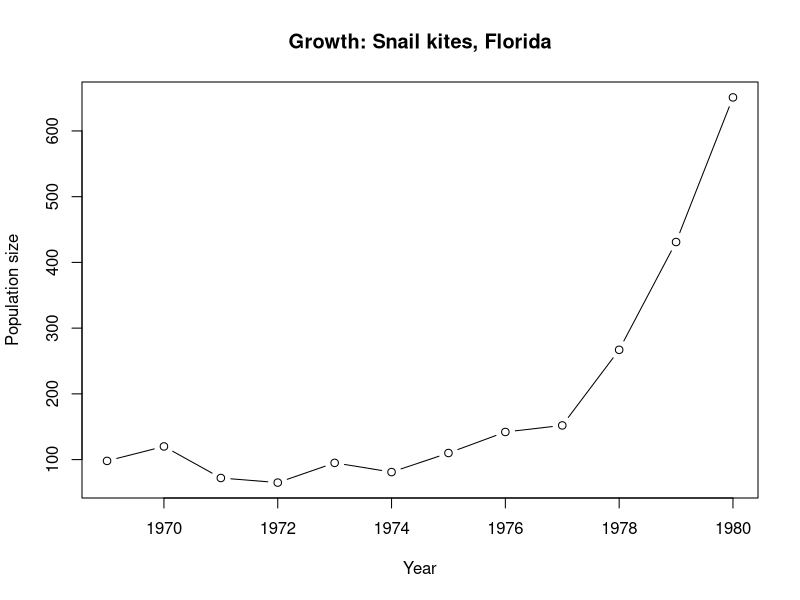
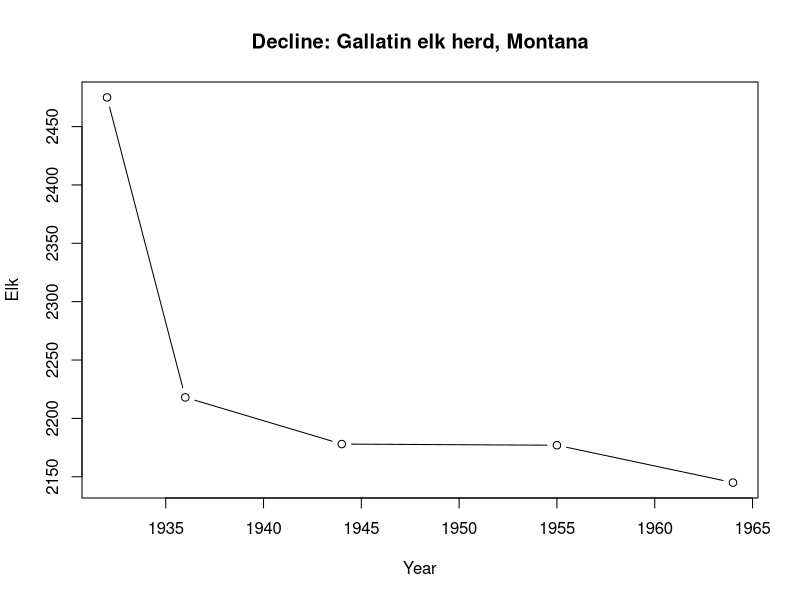
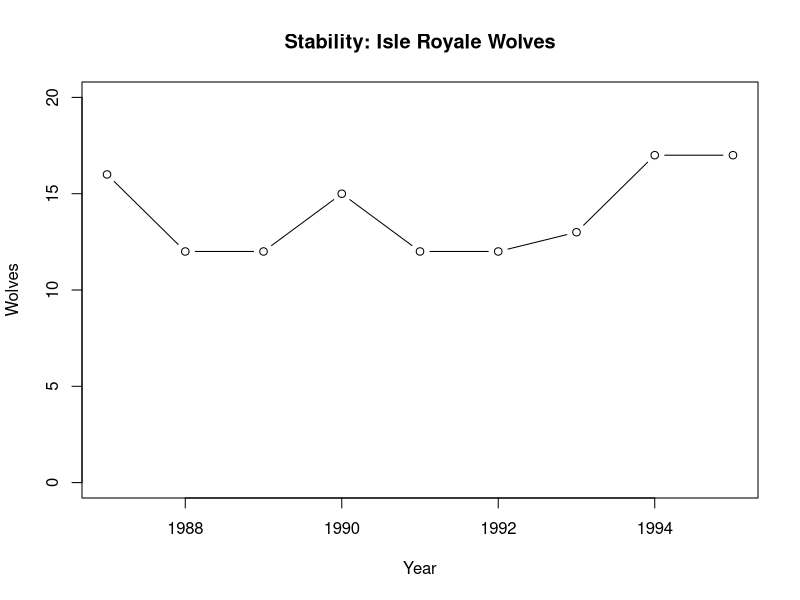
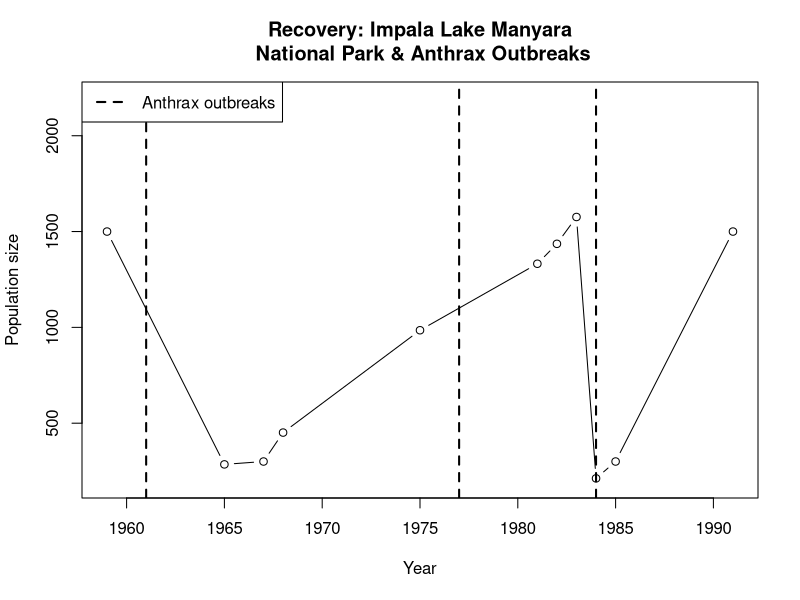
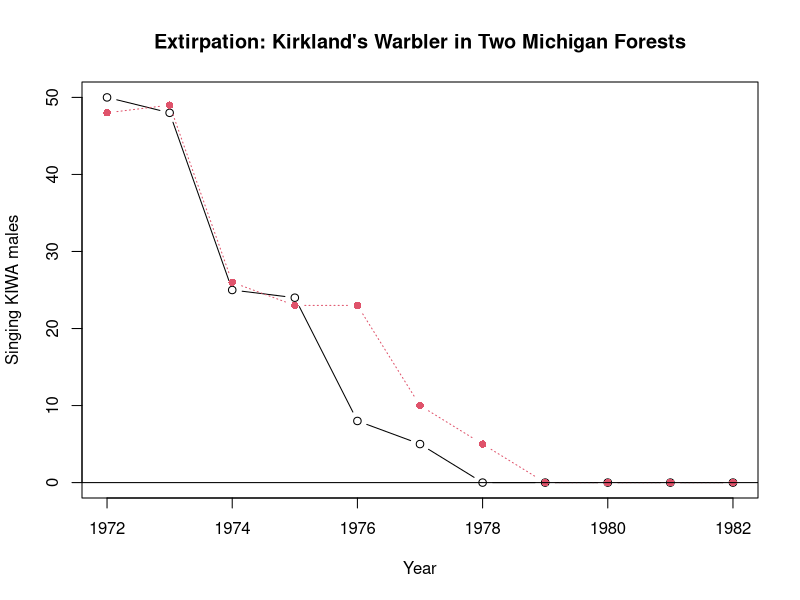
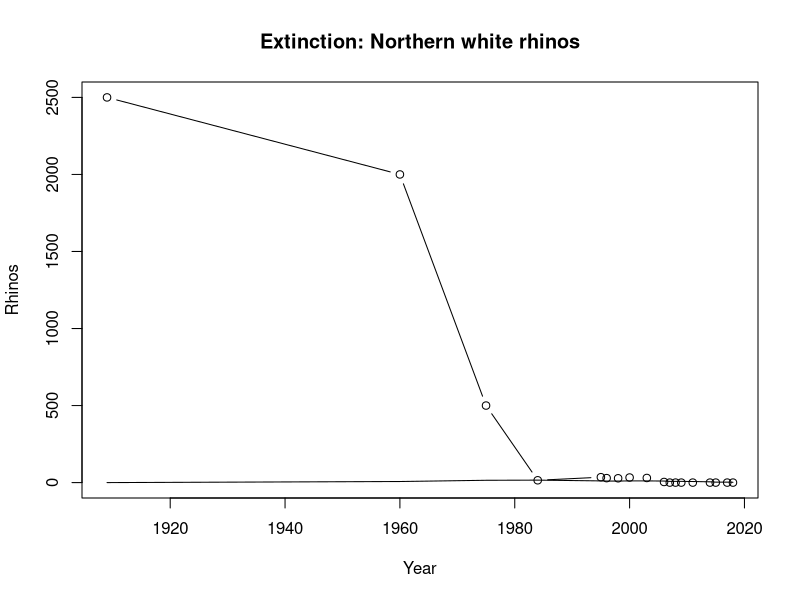
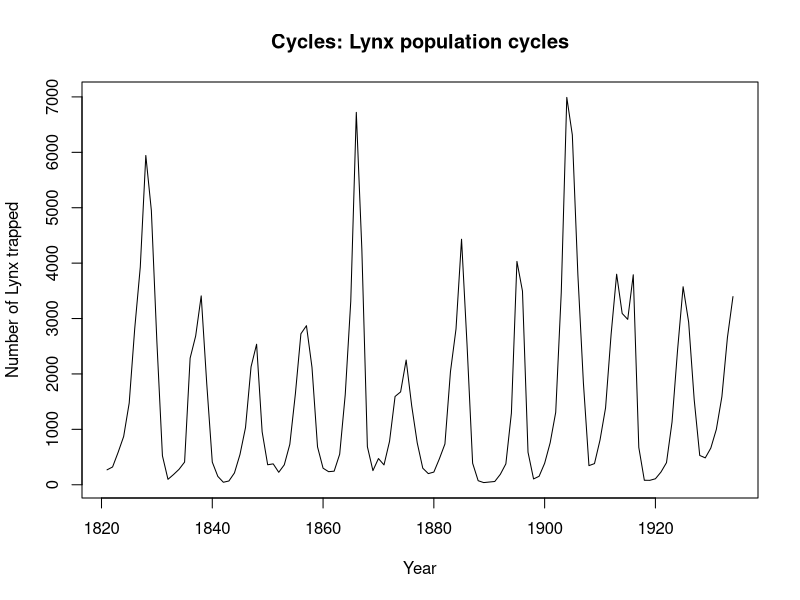
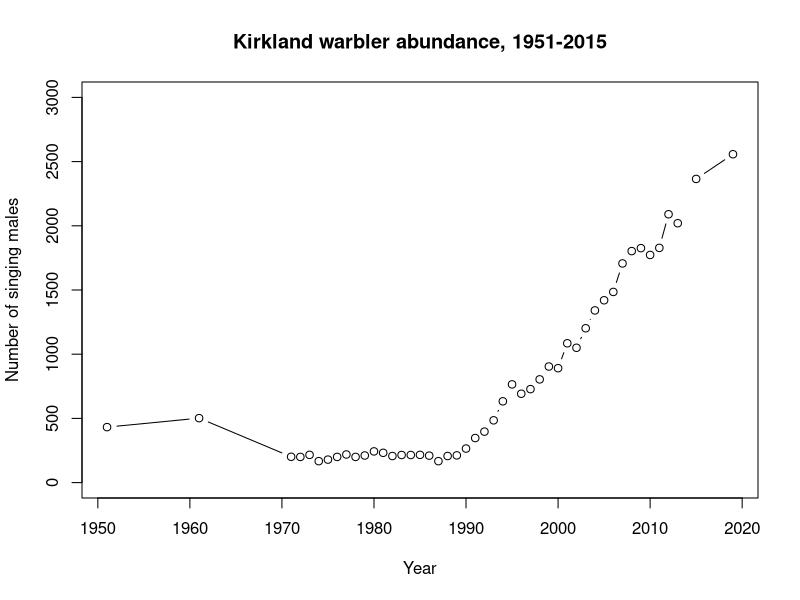

Write the R code that produced these figures, in order.
## ---- chunk 1
knitr::opts_chunk$set(
  collapse = TRUE,
  eval  = F,
  comment = "#>"
)
## ---- chunk 2
#Growth
## SYKES
#RECENT POPULATION TREND OF THE SNAIL KITE IN
# FLORIDA AND ITS RELATIONSHIP TO WATER LEVELS
yr.kite <- c(1969:1980)
n.kite <- c(98,120,72,65,95,81,110,142,152,267,431,651)
plot(n.kite ~ yr.kite, type = "b",
     xlab = "Year",
     ylab = "Population size",
     main = "Growth: Snail kites, Florida")

#Decline
### Elk
# Peek et al. 1967 Population Changes within the Gallatin Elk Herd, 1932-65
yr.max <- c(1932,1936,1944,1955,1964)
n.max <- c(2475,2218,2178,2177,2145)
plot(n.max ~ yr.max, type = "b",
     xlab = "Year",
     ylab = "Elk",
     main = "Decline: Gallatin elk herd, Montana")
# yr.elk <- c(1932,1936,1944,
#             1948:1964)
# n.elk  <- c(2475,2218,2178,
#            1372,1709,1570,1603,1316,2106,1842,2177,1235,1269,1221,1379,1688,1430,1470,1656,2145)
# 
# plot(n.elk ~ yr.elk, type = "b")


## Wolves
# Peterson et al 
# POPULATION LIMITATION AND THE WOLVES OF ISLE ROYALE
#this just shows stability after a crash
yr.wolves <- c(1987:1995)
n.wolves <- c(16,12,12,15,12,12,13,17,17)
plot(n.wolves ~ yr.wolves,
     type = "b",
     ylim = c(0,20),
     xlab = "Year",
     ylab = "Wolves",
     main = "Stability: Isle Royale Wolves")

# Impala
# 
yr.imp <- c(1959,
            1965,1967,1968,1975,1981,1982,1983,
            1984, 1985, 1991)
n.imp  <- c(1500,#estime
            285,300,451,985,1332,1436,1576,
            212,300,1500)
plot(n.imp ~ yr.imp, type = "b",
     xlab = "Year",
     ylab = "Population size",
     main = "Recovery: Impala Lake Manyara
 National Park & Anthrax Outbreaks",
 ylim = c(190,2200))
abline(v = 1961, lty = 2, lwd = 2)
abline(v = 1977, lty = 2, lwd = 2)
abline(v = 1984, lty = 2, lwd = 2)
legend(x = "topleft",legend = "Anthrax outbreaks",lty = 2, lwd = 2)

## Extirpation
# Probst 1986 A Review of Factors Limiting the Kirtland's Warbler on its Breeding Grounds
yr.KIWA          <- c(1972:1982)
N.KIWA.artillery <- c(50,48,25,24, 8, 5,0,0,0,0,0)
N.KIWA.ogemaw    <- c(48,49,26,23,23,10,5,0,0,0,0)
plot(N.KIWA.artillery ~ yr.KIWA, type = "b", xlab = "Year", ylab = "Singing KIWA males",
     ylim = c(0,50),
     main = "Extirpation: Kirkland's Warbler in Two Michigan Forests")
points(N.KIWA.ogemaw ~ yr.KIWA, type = "b", pch = 16, lty = 3, col = 2)
abline(h = 0)

# Extinction Northern white rhino
#https://en.wikipedia.org/wiki/Northern_white_rhinoceros#cite_note-Times-38
yr.nwr <- c(1909, 1960, 1975,1984,1995,1996,1998,2000,2003,2006,
2007, 2008, 2009, 2011,2014, 2015, 2017,2018)
n.nwr <- c(2500,2000,500,15,35,29,28,33,30,4,0,0,0,0,0,0,0,0)
n.nwr.cap <- c(0,7,15,16,11,10,10,11,11,10,8,8,8,7,5,3,3,2)
plot(n.nwr ~ yr.nwr, type = "b",
     xlab = "Year",
     ylab = "Rhinos",
     main = "Extinction: Northern white rhinos")
points(n.nwr.cap ~ yr.nwr, type = "l")

### Cycles
data("lynx")
plot(lynx,main = "Cycles: Lynx population cycles",
     xlab = "Year",ylab = "Number of Lynx trapped")
## ---- chunk 3

# 1023 within the forest, estimating it to be "greater than 40%" of the #total population in the state. 
#2,558 warblers #for 2019
#www.fs.usda.gov/inside-fs/delivering-mission/sustain/forest-service-census-reveals-healthy-kirtlands-warbler
# 40/100 = 1023/x
# 0.40*x = 1023
#1023/0.40

N <- c(432,502,201,200,216,167,179,200,219,200,211,243,232,207,215,215,216,210,167,207,212,265,347, 397,485,633,765,692,728,804,904,891,1085,1050,1202,1341,1420,1485,1707,1803,1826,1773,1828,2090,2020, NA,2365,
       1023/0.40)

year <- c(1951,1961,1971,1972,1973,1974,1975,1976,1977,1978,1979,1980,1981,1982,1983,1984,
          1985,1986,1987,1988,1989,1990,1991,1992,1993,1994,1995,1996,1997,1998,1999,2000,
          2001,2002,2003,2004,2005,2006, 2007,2008,2009,2010,2011,2012,2013,2014,2015,
          2019)

plot(N ~ year, type = "b", main = "Kirkland warbler abundance, 1951-2015",
     xlab = "Year", ylab = "Number of singing males",ylim = c(0,3000))




